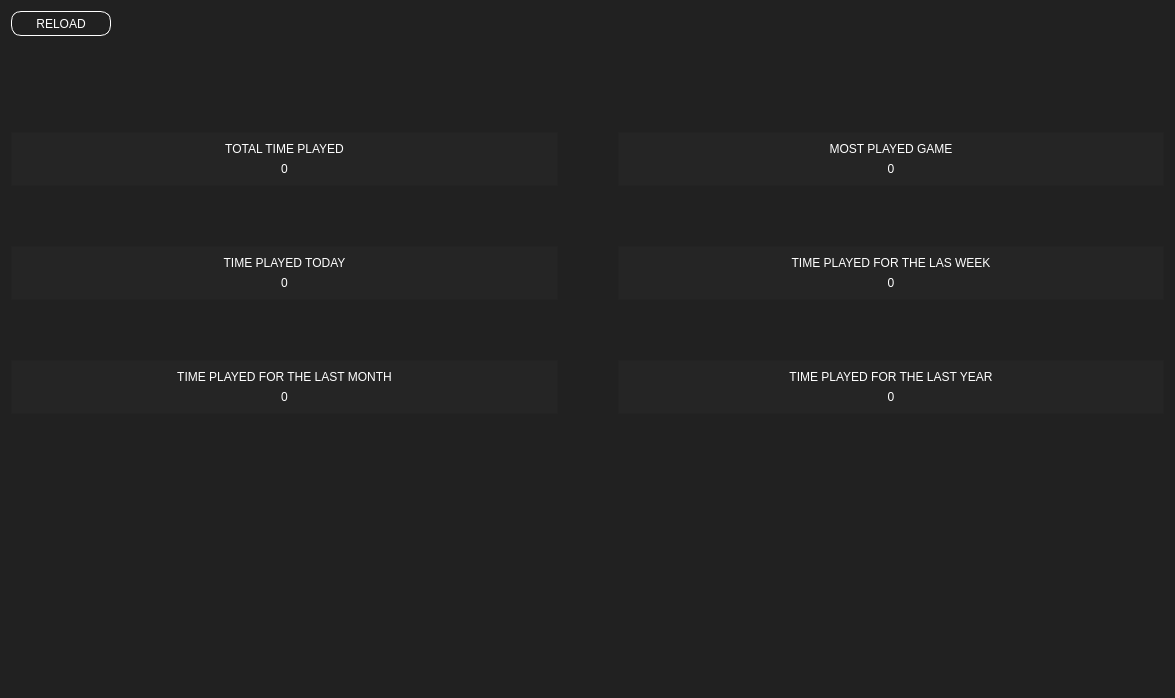
<?xml version="1.0" encoding="UTF-8"?>
<ui version="4.0">
 <class>Stats</class>
 <widget class="QWidget" name="Stats">
  <property name="geometry">
   <rect>
    <x>0</x>
    <y>0</y>
    <width>1175</width>
    <height>698</height>
   </rect>
  </property>
  <property name="windowTitle">
   <string>Form</string>
  </property>
  <property name="styleSheet">
   <string notr="true">background-color: rgb(33, 33, 33);</string>
  </property>
  <layout class="QVBoxLayout" name="verticalLayout_7">
   <item>
    <widget class="QPushButton" name="btnReload">
     <property name="sizePolicy">
      <sizepolicy hsizetype="Maximum" vsizetype="Fixed">
       <horstretch>0</horstretch>
       <verstretch>0</verstretch>
      </sizepolicy>
     </property>
     <property name="minimumSize">
      <size>
       <width>100</width>
       <height>25</height>
      </size>
     </property>
     <property name="cursor">
      <cursorShape>PointingHandCursor</cursorShape>
     </property>
     <property name="styleSheet">
      <string notr="true">QPushButton#btnReload { 
    background-color:  transparent;
	font: 900 9pt &quot;Arial Black&quot;;
	color: rgb(255, 255, 255);
    border: 1px;
	border-color: rgb(255, 255, 255);
	border-style: outset;
border-radius: 10px;
}

QPushButton#btnReload:hover{ 
    background-color: rgb(252, 196, 25);
	font: 900 9pt &quot;Arial Black&quot;;
	color: rgb(255, 255, 255);
    border: 0px;
}

QPushButton#btnReload::focus:pressed{ 
	background-color: rgb(252, 72, 25);
	font: 900 9pt &quot;Arial Black&quot;;
	color: rgb(255, 255, 255);
    border: 0px;
}
</string>
     </property>
     <property name="text">
      <string>RELOAD</string>
     </property>
    </widget>
   </item>
   <item>
    <spacer name="verticalSpacer">
     <property name="orientation">
      <enum>Qt::Vertical</enum>
     </property>
     <property name="sizeType">
      <enum>QSizePolicy::Preferred</enum>
     </property>
     <property name="sizeHint" stdset="0">
      <size>
       <width>20</width>
       <height>90</height>
      </size>
     </property>
    </spacer>
   </item>
   <item>
    <layout class="QGridLayout" name="gridLayout" rowstretch="0,0,0,0,0,50" columnminimumwidth="0,0">
     <property name="sizeConstraint">
      <enum>QLayout::SetDefaultConstraint</enum>
     </property>
     <property name="bottomMargin">
      <number>0</number>
     </property>
     <property name="spacing">
      <number>60</number>
     </property>
     <item row="0" column="1">
      <widget class="QFrame" name="frame_2">
       <property name="styleSheet">
        <string notr="true">background-color: rgba(44, 44, 44, 100);</string>
       </property>
       <property name="frameShape">
        <enum>QFrame::StyledPanel</enum>
       </property>
       <property name="frameShadow">
        <enum>QFrame::Raised</enum>
       </property>
       <layout class="QVBoxLayout" name="verticalLayout_2">
        <item>
         <widget class="QLabel" name="mostPlayedGameTitle">
          <property name="styleSheet">
           <string notr="true">color: rgb(255, 255, 255);
font: 900 9pt &quot;Arial Black&quot;;
background-color: transparent;</string>
          </property>
          <property name="text">
           <string>MOST PLAYED GAME</string>
          </property>
          <property name="alignment">
           <set>Qt::AlignCenter</set>
          </property>
         </widget>
        </item>
        <item>
         <widget class="QLabel" name="mostPlayedGameText">
          <property name="styleSheet">
           <string notr="true">background-color: rgba(44, 44, 44, 0);
color: rgb(255, 255, 255);
font: 900 14pt &quot;Arial Black&quot;;</string>
          </property>
          <property name="text">
           <string>0</string>
          </property>
          <property name="alignment">
           <set>Qt::AlignCenter</set>
          </property>
         </widget>
        </item>
       </layout>
      </widget>
     </item>
     <item row="4" column="1">
      <widget class="QLabel" name="label_2">
       <property name="styleSheet">
        <string notr="true">background-color: transparent;</string>
       </property>
       <property name="text">
        <string/>
       </property>
      </widget>
     </item>
     <item row="0" column="0">
      <widget class="QFrame" name="frame">
       <property name="styleSheet">
        <string notr="true">background-color: rgba(44, 44, 44, 100);</string>
       </property>
       <property name="frameShape">
        <enum>QFrame::StyledPanel</enum>
       </property>
       <property name="frameShadow">
        <enum>QFrame::Raised</enum>
       </property>
       <layout class="QVBoxLayout" name="verticalLayout">
        <item>
         <widget class="QLabel" name="label">
          <property name="styleSheet">
           <string notr="true">color: rgb(255, 255, 255);
background-color: transparent;
font: 900 9pt &quot;Arial Black&quot;;</string>
          </property>
          <property name="text">
           <string>TOTAL TIME PLAYED</string>
          </property>
          <property name="alignment">
           <set>Qt::AlignCenter</set>
          </property>
         </widget>
        </item>
        <item>
         <widget class="QLabel" name="totalTimePlayedText">
          <property name="styleSheet">
           <string notr="true">background-color: rgba(44, 44, 44, 0);
color: rgb(255, 255, 255);
font: 900 14pt &quot;Arial Black&quot;;</string>
          </property>
          <property name="text">
           <string>0</string>
          </property>
          <property name="alignment">
           <set>Qt::AlignCenter</set>
          </property>
         </widget>
        </item>
       </layout>
      </widget>
     </item>
     <item row="2" column="0">
      <widget class="QFrame" name="frame_3">
       <property name="styleSheet">
        <string notr="true">background-color: rgba(44, 44, 44, 100);</string>
       </property>
       <property name="frameShape">
        <enum>QFrame::StyledPanel</enum>
       </property>
       <property name="frameShadow">
        <enum>QFrame::Raised</enum>
       </property>
       <layout class="QVBoxLayout" name="verticalLayout_3">
        <item>
         <widget class="QLabel" name="mostPlayedGameTitle_2">
          <property name="styleSheet">
           <string notr="true">background-color: transparent;
color: rgb(255, 255, 255);
font: 900 9pt &quot;Arial Black&quot;;</string>
          </property>
          <property name="text">
           <string>TIME PLAYED TODAY</string>
          </property>
          <property name="alignment">
           <set>Qt::AlignCenter</set>
          </property>
         </widget>
        </item>
        <item>
         <widget class="QLabel" name="timePlayedTodayText">
          <property name="styleSheet">
           <string notr="true">background-color: rgba(44, 44, 44, 0);
color: rgb(255, 255, 255);
font: 900 14pt &quot;Arial Black&quot;;</string>
          </property>
          <property name="text">
           <string>0</string>
          </property>
          <property name="alignment">
           <set>Qt::AlignCenter</set>
          </property>
         </widget>
        </item>
       </layout>
      </widget>
     </item>
     <item row="3" column="0">
      <widget class="QFrame" name="frame_5">
       <property name="styleSheet">
        <string notr="true">background-color: rgba(44, 44, 44, 100);</string>
       </property>
       <property name="frameShape">
        <enum>QFrame::StyledPanel</enum>
       </property>
       <property name="frameShadow">
        <enum>QFrame::Raised</enum>
       </property>
       <layout class="QVBoxLayout" name="verticalLayout_5">
        <item>
         <widget class="QLabel" name="mostPlayedGameTitle_4">
          <property name="styleSheet">
           <string notr="true">background-color: transparent;
color: rgb(255, 255, 255);
font: 900 9pt &quot;Arial Black&quot;;</string>
          </property>
          <property name="text">
           <string>TIME PLAYED FOR THE LAST MONTH</string>
          </property>
          <property name="alignment">
           <set>Qt::AlignCenter</set>
          </property>
         </widget>
        </item>
        <item>
         <widget class="QLabel" name="timePlayedThisMonth">
          <property name="styleSheet">
           <string notr="true">background-color: rgba(44, 44, 44, 0);
color: rgb(255, 255, 255);
font: 900 14pt &quot;Arial Black&quot;;</string>
          </property>
          <property name="text">
           <string>0</string>
          </property>
          <property name="alignment">
           <set>Qt::AlignCenter</set>
          </property>
         </widget>
        </item>
       </layout>
      </widget>
     </item>
     <item row="4" column="0">
      <widget class="QLabel" name="label_3">
       <property name="minimumSize">
        <size>
         <width>0</width>
         <height>10</height>
        </size>
       </property>
       <property name="styleSheet">
        <string notr="true">background-color: transparent;</string>
       </property>
       <property name="text">
        <string/>
       </property>
      </widget>
     </item>
     <item row="2" column="1">
      <widget class="QFrame" name="frame_4">
       <property name="styleSheet">
        <string notr="true">background-color: rgba(44, 44, 44, 100);</string>
       </property>
       <property name="frameShape">
        <enum>QFrame::StyledPanel</enum>
       </property>
       <property name="frameShadow">
        <enum>QFrame::Raised</enum>
       </property>
       <layout class="QVBoxLayout" name="verticalLayout_4">
        <item>
         <widget class="QLabel" name="mostPlayedGameTitle_3">
          <property name="styleSheet">
           <string notr="true">background-color: transparent;
color: rgb(255, 255, 255);
font: 900 9pt &quot;Arial Black&quot;;</string>
          </property>
          <property name="text">
           <string>TIME PLAYED FOR THE LAS WEEK</string>
          </property>
          <property name="alignment">
           <set>Qt::AlignCenter</set>
          </property>
         </widget>
        </item>
        <item>
         <widget class="QLabel" name="timePlayedThisWeek">
          <property name="styleSheet">
           <string notr="true">background-color: rgba(44, 44, 44, 0);
color: rgb(255, 255, 255);
font: 900 14pt &quot;Arial Black&quot;;</string>
          </property>
          <property name="text">
           <string>0</string>
          </property>
          <property name="alignment">
           <set>Qt::AlignCenter</set>
          </property>
         </widget>
        </item>
       </layout>
      </widget>
     </item>
     <item row="3" column="1">
      <widget class="QFrame" name="frame_6">
       <property name="styleSheet">
        <string notr="true">background-color: rgba(44, 44, 44, 100);</string>
       </property>
       <property name="frameShape">
        <enum>QFrame::StyledPanel</enum>
       </property>
       <property name="frameShadow">
        <enum>QFrame::Raised</enum>
       </property>
       <layout class="QVBoxLayout" name="verticalLayout_6">
        <item>
         <widget class="QLabel" name="mostPlayedGameTitle_5">
          <property name="styleSheet">
           <string notr="true">background-color: transparent;
color: rgb(255, 255, 255);
font: 900 9pt &quot;Arial Black&quot;;</string>
          </property>
          <property name="text">
           <string>TIME PLAYED FOR THE LAST YEAR</string>
          </property>
          <property name="alignment">
           <set>Qt::AlignCenter</set>
          </property>
         </widget>
        </item>
        <item>
         <widget class="QLabel" name="timePlayedThForTheLastYear">
          <property name="styleSheet">
           <string notr="true">background-color: rgba(44, 44, 44, 0);
color: rgb(255, 255, 255);
font: 900 14pt &quot;Arial Black&quot;;</string>
          </property>
          <property name="text">
           <string>0</string>
          </property>
          <property name="alignment">
           <set>Qt::AlignCenter</set>
          </property>
         </widget>
        </item>
       </layout>
      </widget>
     </item>
    </layout>
   </item>
  </layout>
 </widget>
 <resources/>
 <connections/>
</ui>
